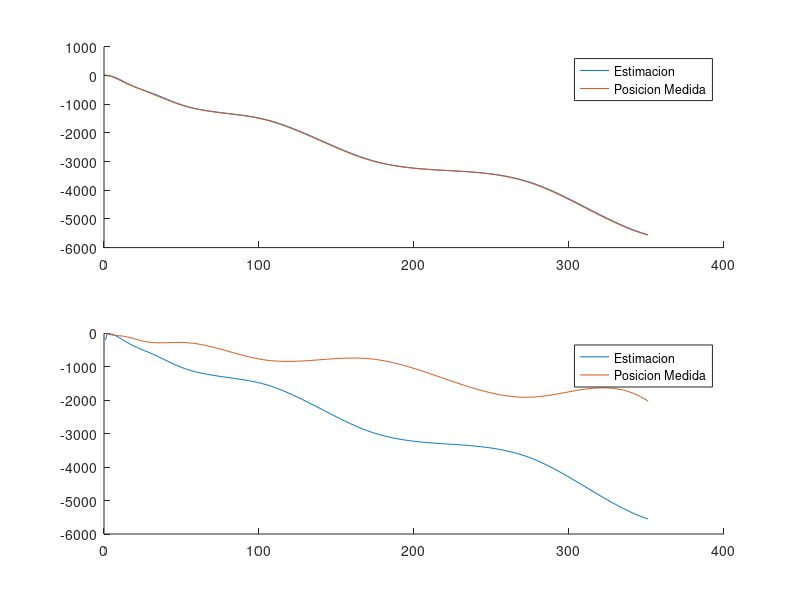
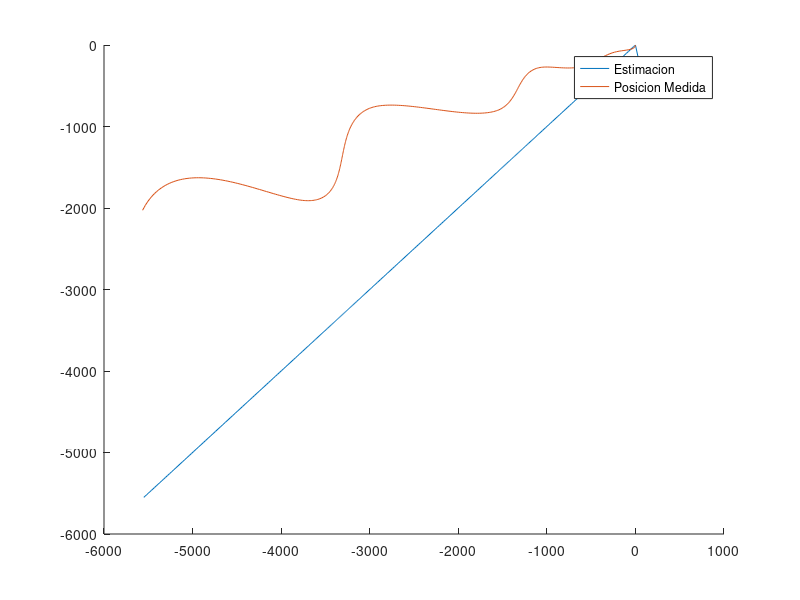

The MATLAB script that drew these images, in order:
clear all
close all
clc

load('tp3_kalman.mat');
%%%%%%%%%%%%%%%%%%%%%%%%%%%%%%%%%%%%%%%%%%%%%%%%%%%%%%%%%%%%%%%%%%%%%%%%%%%

toEvaluate= 'position';
%toEvaluate= 'velocity';
%toEvaluate= 'position and velocity';

%Auxiliares
I = [1,0;0,1];
O = zeros(size(I));
O_6 =[O,O,O;O,O,O;O,O,O];
final = length(p) ;
Xsave = [];
Xpred = [];
Ysave = [];



%Parametros del modelo continuo
sigma_a_dot = 10^-1 ;
q = sigma_a_dot^2*I;
Q = [O,O,O;O,O,O;O,O,q]; %Cov ruido de proceso
A=[O,I,O;O,O,I;O,O,O];
sigma_p = 10;
sigma_v = sqrt(10);
sigma_a = 1;
if (strcmp(toEvaluate,'position'))
    C=[I,O,O];
    R = diag([sigma_p^2 sigma_p^2]);
end
if (strcmp(toEvaluate,'velocity'))
  	C=[O,I,O];
    R = diag([sigma_v^2 sigma_v^2]);
end
if (strcmp(toEvaluate,'position and velocity'))
  	C=[I,O,O;O,I,O];
    R = diag([sigma_p^2 sigma_p^2 sigma_v^2 sigma_v^2]);
end


%Discretizacion
%h=1;
Ad = expm(A*h);
Qd = [q*h^5/20,q*h^4/8,q*h^3/6;q*h^4/8,q*h^3/3,q*h^2/2;q*h^3/6,q*h^2/2,q*h];

%Condiciones Iniciales
x0_0 = [40 -200 0 0 0 0]';
P0_0 = diag([10^4 10^4 10^2 10^2 10 10 ]);

%Test de Observabilidad
if (rank(obsv(Ad,C))== length(Ad))
    disp('El sistema es completamente observable')
else
    disp('El sistema NO es completamente observable')
end

%Algoritmo de Kalman

for k = 1:final
    
    %Inicializacion
    if k == 1
        X_kminus_kminus = x0_0;
        P_kminus_kminus = P0_0;
    else
        X_kminus_kminus = X_k_k;
        P_kminus_kminus = P_k_k;
    end
    
    %Valor de la medicion
    etha = mvnrnd(zeros(length(R),1),R)';
    Yk = p(k)+ 0*etha;
    %Ykplus = v(k);
    %Ykplus = [p(k);v(k)];

    %Prediccion
    X_k_kminus = Ad * X_kminus_kminus ;
    P_k_kminus = Ad * P_kminus_kminus * Ad' + Qd ;
    
    %Actualizacion
    K_k =  P_k_kminus * C' * inv( C * P_k_kminus * C' + R);
    X_k_k =  X_k_kminus + K_k * (Yk - C * X_k_kminus );
    P_k_k = (eye(size(K_k*C)) - K_k*C) * P_k_kminus ;
    %P_k_k = (eye(size(K_k*C)) - K_k * C)* P_k_kminus * (eye(size(K_k*C)) - K_k*C)' +  K_k * R * K_k';

    Xsave = [Xsave (X_kminus_kminus) ];
    Ysave = [Ysave (C * X_kminus_kminus)];
    Xpred = [Xpred X_k_kminus];
end
Xsave = Xsave(:,1:final);
Ysave = Ysave(:,1:final);


figure(1)

subplot(2,1,1)
hold on
plot(1:final,Ysave(1,:))
plot(1:final,p(:,1))
legend({'Estimacion','Posicion Medida'})

subplot(2,1,2)
hold on
plot(1:final,Ysave(2,:))
plot(1:final,p(:,2))
legend({'Estimacion','Posicion Medida'})

figure (2)
hold on
plot(Ysave(1,:),Ysave(2,:))
plot(p(:,1),p(:,2))
legend({'Estimacion','Posicion Medida'})

% figure(3)
% subplot(2,1,1)
% hold on
% plot(1:final,Xpred(1,:));
% plot(1:final,Xsave(1,:));
% 
% subplot(2,1,2)
% hold on
% plot(1:final,Xpred(2,:));
% plot(1:final,Xsave(2,:));
